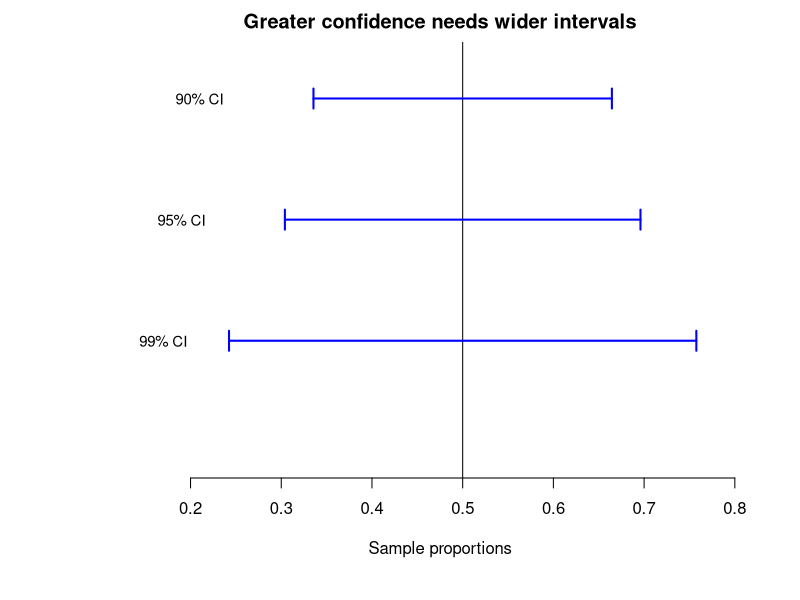

Source code (R):
## ---- chunk 1
phat <- 0.5
n <- 25

sep <- sqrt( phat*(1 - phat) / n )
levels <- c(0.90, 0.95, 0.99, 0.997)
zs <- qnorm( 1 - (1 - levels) / 2)
mes <- sep * zs

par( mar = c(6, 5, 2, 1) + 0.1)
plot( c(0.13, 0.82),
      c(0, 1), 
      axes = FALSE, 
      xlab = "Sample proportions",
      ylab = "", 
      main = "Greater confidence needs wider intervals", 
      type = "n")
axis(side = 1)
abline(v = phat)


### abel the confidence level on the left
arrows(phat - mes[1], 0.9,    
       phat + mes[1], 0.9,    
       code = 3, 
       angle = 90, 
       length = 0.1,
       col = "blue", 
       lwd = 2, 
       ylim = c(0, 0.35))
text(0.21, 0.9,
     "90% CI", 
     cex = 0.9)

arrows(phat - mes[2], 0.6, 
       phat + mes[2], 0.6, 
       code = 3,
       angle = 90,		
       length = 0.1,
       col = "blue", 
       lwd = 2,
       ylim = c(0, 0.35))
text(0.19, 0.6, 
     "95% CI", 
     cex = 0.9)

arrows(phat - mes[3], 0.3, 
       phat + mes[3], 0.3, 
       code = 3, 
       angle = 90, 
       length = 0.1,
       col = "blue", 
       lwd = 2, 
       ylim = c(0, 0.35))
text(0.17, 0.3,
     "99% CI", 
     cex = 0.9)
